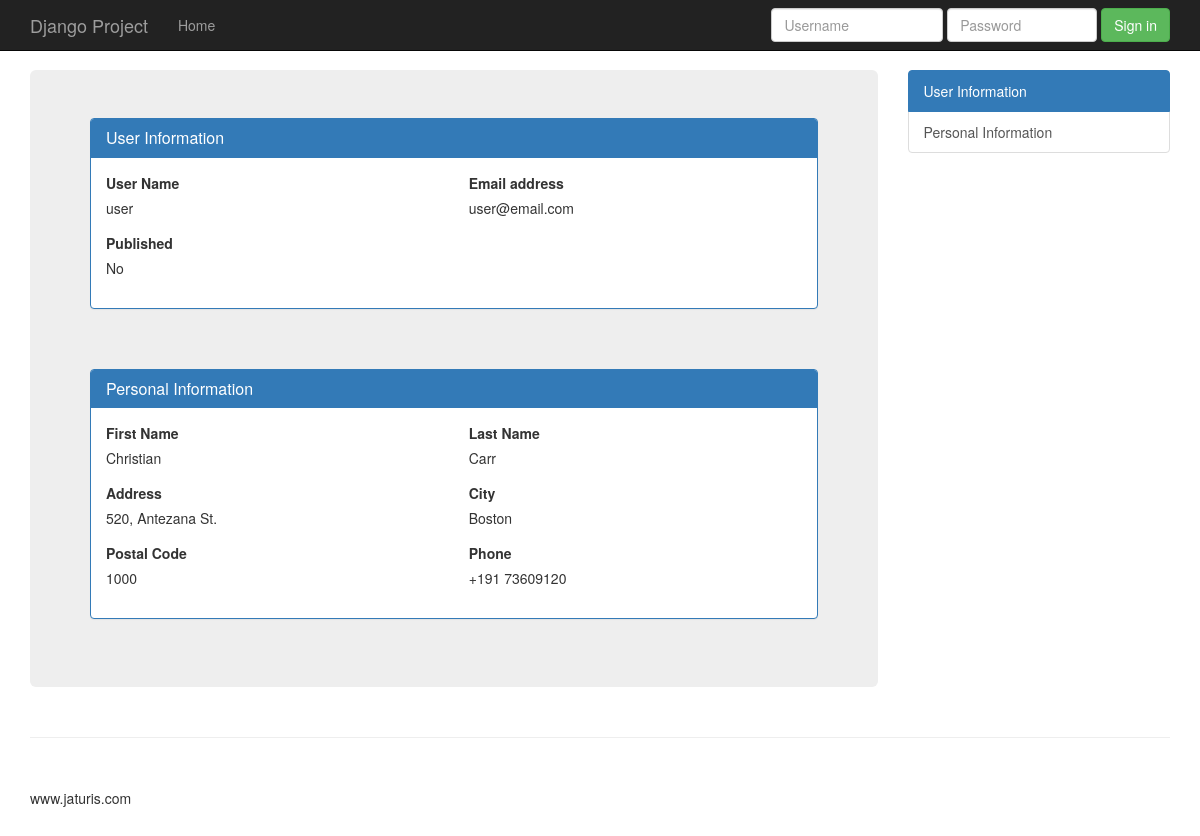
/profile/2/, run on an earlier commit of the app's database.
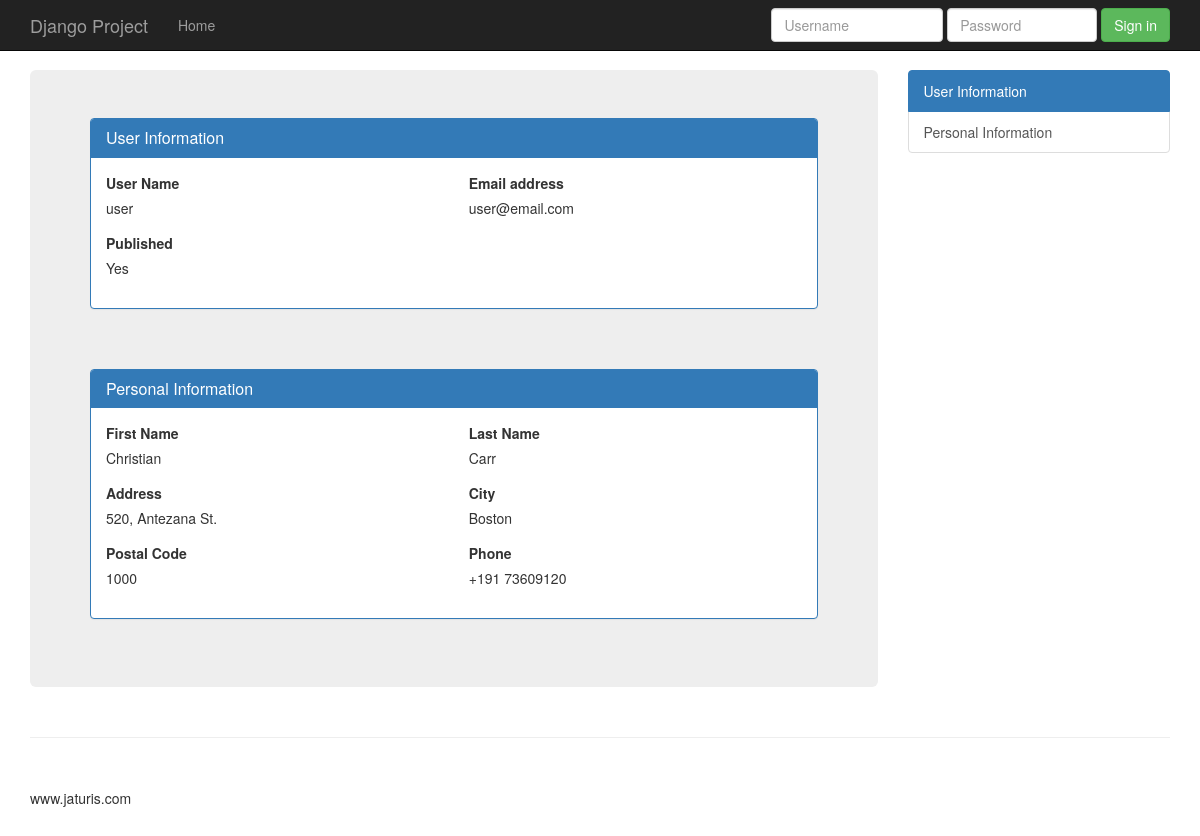
And on a later commit of the database.
### users/models.py (models this page shows)
class User(models.Model):
	privilege = models.ForeignKey(Privilege, on_delete=models.CASCADE)
	login = models.CharField(max_length=64)
	password = models.CharField(max_length=64)
	email = models.CharField(max_length=255)
	last_visit_date = models.DateTimeField(blank=True, null=True)

### profile_page/models.py (models this page shows)
class Profile(models.Model):
    user = models.ForeignKey(User, on_delete=models.CASCADE)
    name = models.CharField(max_length=70, blank=True, null=True)
    surname = models.CharField(max_length=70, blank=True, null=True)
    address = models.CharField(max_length=255, blank=True, null=True)
    city = models.CharField(max_length=70, blank=True, null=True)
    postal_code = models.CharField(max_length=10, blank=True, null=True)
    phone = models.CharField(max_length=25, blank=True, null=True)
    published = models.CharField(max_length=1, blank=True, null=True)

### profile_page/views.py (the view)
# urls.py: url(r'^(?P<id>\d+)/$', views.published, name='published'),
def published(request, id):
	user = get_object_or_404(User, id=id)
	profile = Profile.objects.get(id=user.id)
	template = loader.get_template('profile/published.html')
	context = {
		'user': user,
		'profile': profile
	}
	return HttpResponse(template.render(context, request))

### profile_page/templates/profile/published.html (shortened to what this page needs)
{% extends "template.html" %}
{% block content %}
    <div class="col-xs-12 col-sm-9">
      <div class="jumbotron">
        <div class="panel panel-primary">
          <div class="panel-heading">
            <h3 class="panel-title">User Information</h3>
          </div>
          <div class="panel-body">
            <div class="row">
              <div class="col-sm-6">
                <div class="form-group">
                  <label for="username">User Name</label>
                  <div>{{ user.login }}</div>
                </div>
              </div>
              <div class="col-sm-6">
                <div class="form-group">
                  <label for="email">Email address</label>
                  <div>{{ user.email }}</div>
                </div>
              </div>
              <div class="col-sm-6">
                <div class="form-group">
                  <label for="published">Published</label>
                  <div>{{ profile.published }}</div>
                </div>
              </div>
            </div>
          </div>
        </div>
        <br/><br/>
        <div class="panel panel-primary">
          <div class="panel-heading">
            <h3 class="panel-title">Personal Information</h3>
          </div>
          <div class="panel-body">
            <div class="row">
              <div class="col-sm-6">
                <div class="form-group">
                  <label for="name">First Name</label>
                  <div>{{ profile.name }}</div>
                </div>
              </div>
              <div class="col-sm-6">
                <div class="form-group">
                  <label for="surname">Last Name</label>
                  <div>{{ profile.surname }}</div>
                </div>
              </div>
              <div class="col-sm-6">
                <div class="form-group">
                  <label for="address">Address</label>
                  <div>{{ profile.address }}</div>
                </div>
              </div>
              <div class="col-sm-6">
                <div class="form-group">
                  <label for="city">City</label>
                  <div>{{ profile.city }}</div>
                </div>
              </div>
              <div class="col-sm-6">
                <div class="form-group">
                  <label for="postal_code">Postal Code</label>
                  <div>{{ profile.postal_code }}</div>
                </div>
              </div>
              <div class="col-sm-6">
                <div class="form-group">
                  <label for="phone">Phone</label>
                  <div>{{ profile.phone }}</div>
                </div>
              </div>
            </div>
          </div>
        </div>
      </div>
    </div>
    <div class="col-xs-6 col-sm-3 sidebar-offcanvas" id="sidebar">
      <div class="list-group">
        <a href="#userinformation" class="list-group-item active">User Information</a>
        <a href="#personalinformation" class="list-group-item">Personal Information</a>
      </div>
    </div>
{% endblock %}

### dashboard/templates/template.html (shortened to what this page needs)
{% load staticfiles %}
<!DOCTYPE html>
<html lang="en">
  <head>
    <link href="{% static "css/bootstrap.min.css" %}" rel="stylesheet">
    <link href="{% static "css/ie10-viewport-bug-workaround.css" %}" rel="stylesheet">
    <link href="{% static "css/offcanvas.css" %}" rel="stylesheet">
  </head>
  <body>
    <nav class="navbar navbar-fixed-top navbar-inverse">
      <div class="container">
        <div class="navbar-header">
          <a class="navbar-brand" href="#">Django Project</a>
        </div>
        <div id="navbar" class="collapse navbar-collapse">
          <ul class="nav navbar-nav">
            <li{% if request.get_full_path|slice:"0:10" == "/dashboard" or request.get_full_path == "/"%} class="active"{% endif %}><a href="{% if request.session.user.userlogin %}/dashboard{% else %}/{% endif %}">Home</a></li>
          </ul>
          {% include "login/login.html" %}
        </div>
      </div>
    </nav>
    <div class="container">
      <div class="row row-offcanvas row-offcanvas-right">
        {% block content %}{% endblock %}
      </div>
      <hr>
      <footer>
        <p>www.jaturis.com</p>
      </footer>
    </div>
  </body>
</html>

### login/templates/login/login.html (shortened to what this page needs)
{% if not request.session.user.userlogin %}
  <form class="navbar-form navbar-right" method="POST">
    <div class="form-group">
      <input type="text" id="username" name="username" placeholder="Username" class="form-control" size="17">
    </div>
    <div class="form-group">
      <input type="password" id="password" name="password" placeholder="Password" class="form-control" size="14">
    </div>
    <button type="submit" class="btn btn-success">Sign in</button>
  </form>
{% else %}
  <ul class="nav navbar-nav navbar-right">
    <li><a href="#">Welcome {{ request.session.user.userlogin }}</a></li>
    <li><a href="/logout">Log out</a></li>
  </ul>
{% endif %}

### static/css/offcanvas.css (style rules this page uses)
html, body { overflow-x: hidden; }
body { padding-top: 70px; }
footer { padding: 30px 0; }

What changed in the data, as far as the page shows it:
changed Profile "Christian": published "No" → "Yes"
